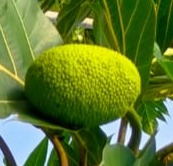
#> input picture 3dataset/01.JPG, 173 x 166 px
$ python -i quality_metrics.py   (imports and definitions only)   (older library calls are emulated)
#> lines starting #> are read from the running program, lines starting #| are printed output that depends on the picture
"""
Image Quality Metrics
Calculates various quality metrics for image assessment.
"""
import cv2
import numpy as np
from typing import Dict, Tuple, Optional
from PIL import Image
import logging

logger = logging.getLogger(__name__)


def calculate_image_quality(image: np.ndarray) -> Dict[str, float]:
    """Calculate all quality metrics for an image."""
    metrics = {}

    # Convert to grayscale if needed
    if len(image.shape) == 3:
        gray = cv2.cvtColor(image, cv2.COLOR_RGB2GRAY)
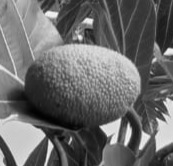
#> gray: shape (166, 173); min 1, max 247, mean 105.8
    else:
        gray = image

    # Blur score (Laplacian variance)
    metrics["blur_score"] = calculate_blur_score(gray)

    # Sharpness (Tenengrad)
    metrics["sharpness_score"] = calculate_sharpness(gray)

    # Brightness (mean luminance)
    metrics["brightness_score"] = calculate_brightness(image)

    # Contrast (RMS contrast)
    metrics["contrast_score"] = calculate_contrast(gray)

    # Entropy
    metrics["entropy"] = calculate_entropy(gray)

    # Noise estimation
    metrics["noise_estimation"] = estimate_noise(gray)

    # Resolution
    metrics["resolution"] = (image.shape[1], image.shape[0])

    # Aspect ratio
    metrics["aspect_ratio"] = image.shape[1] / image.shape[0] if image.shape[0] > 0 else 0

    return metrics


def calculate_blur_score(image: np.ndarray) -> float:
    """Calculate blur score using Laplacian variance."""
    laplacian = cv2.Laplacian(image, cv2.CV_64F)
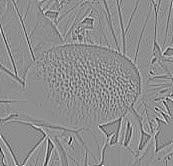
#> laplacian: shape (166, 173) float64; min -207, max 164, mean 0; drawn with min black and max white
    return laplacian.var()


def calculate_sharpness(image: np.ndarray) -> float:
    """Calculate sharpness using Tenengrad (Sobel gradient magnitude)."""
    sobel_x = cv2.Sobel(image, cv2.CV_64F, 1, 0, ksize=3)
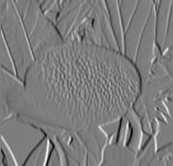
#> sobel_x: shape (166, 173) float64; min -704, max 728, mean -1.7; drawn with min black and max white
    sobel_y = cv2.Sobel(image, cv2.CV_64F, 0, 1, ksize=3)
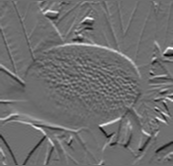
#> sobel_y: shape (166, 173) float64; min -495, max 644, mean -0.4; drawn with min black and max white
    gradient_magnitude = np.sqrt(sobel_x**2 + sobel_y**2)
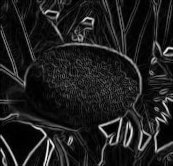
#> gradient_magnitude: shape (166, 173) float64; min 0, max 736.3, mean 89.3; drawn with min black and max white
    return np.mean(gradient_magnitude)


def calculate_brightness(image: np.ndarray) -> float:
    """Calculate average brightness (luminance)."""
    if len(image.shape) == 3:
        # Convert to luminance (Y channel)
        y = 0.299 * image[:,:,0] + 0.587 * image[:,:,1] + 0.114 * image[:,:,2]
        return np.mean(y)
    return np.mean(image)


def calculate_contrast(image: np.ndarray) -> float:
    """Calculate RMS contrast."""
    return np.std(image)


def calculate_entropy(image: np.ndarray, bins: int = 256) -> float:
    """Calculate Shannon entropy of image."""
#> called with bins = 256
    hist, _ = np.histogram(image.flatten(), bins=bins, range=(0, 256))
#> hist = 256 values, max 392 at index 57, min 0 at index 0, mean 112.2
    hist = hist / hist.sum()
#> hist = 256 values, max 0.0136 at index 57, min 0 at index 0, mean 0.00391
    # Remove zeros to avoid log(0)
    hist = hist[hist > 0]
#> hist = 246 values, max 0.0136 at index 56, min 3.48e-05 at index 0, mean 0.00407
    return -np.sum(hist * np.log2(hist))


def estimate_noise(image: np.ndarray) -> float:
    """Estimate noise using Laplacian-based method."""
    # Use median absolute deviation of Laplacian
    laplacian = cv2.Laplacian(image, cv2.CV_64F)
    return 1.4826 * np.median(np.abs(laplacian - np.median(laplacian)))


# [69 lines left out: functions calculate_compression_quality, evaluate_quality, get_quality_category, not called in this run]

>>> import cv2
>>> picture = cv2.cvtColor(cv2.imread('../../../../3dataset/01.JPG'), cv2.COLOR_BGR2RGB)
>>> result = calculate_image_quality(picture)
#> result = {'blur_score': 749.1, 'sharpness_score': 89.33, 'brightness_score': 105.8, 'contrast_score': 58.83, 'entropy': 7.64, 'noise_estimation': 16.31, 'resolution': (173, 166), 'aspect_ratio': 1.04}

$ run again, on 3dataset/02.JPG
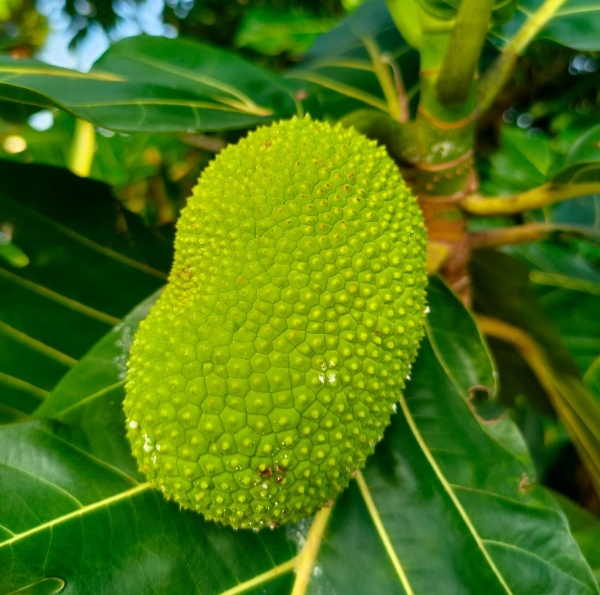
#> input picture 3dataset/02.JPG, 1200 x 1190 px (shown at 1/2 size)
#> in calculate_sharpness, `sobel_y = cv2.Sobel(image, cv2.CV_64F, 0, 1, ksize=3)`:
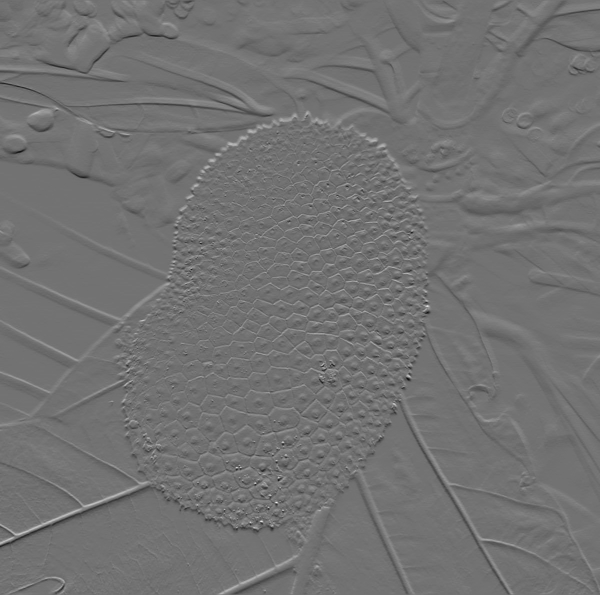
#> sobel_y: shape (1190, 1200) float64 (shown at 1/2 size); min -361, max 444, mean 0; drawn with min black and max white
#> in calculate_sharpness, `gradient_magnitude = np.sqrt(sobel_x**2 + sobel_y**2)`:
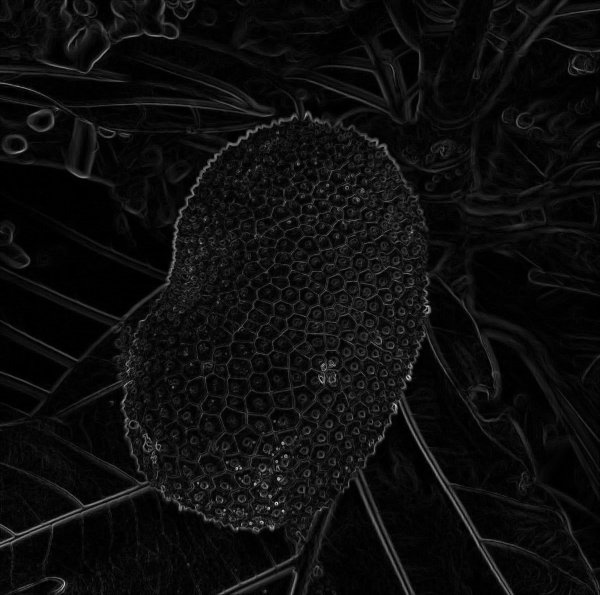
#> gradient_magnitude: shape (1190, 1200) float64 (shown at 1/2 size); min 0, max 514.1, mean 27.9; drawn with min black and max white
#> in calculate_entropy, `hist, _ = np.histogram(image.flatten(), bins=bins, range=(0, 256))`: hist = 256 values, max 11872 at index 100, min 0 at index 0, mean 5578.1
#> in calculate_entropy, `hist = hist / hist.sum()`: hist = 256 values, max 0.00831 at index 100, min 0 at index 0, mean 0.00391
#> in calculate_entropy, `hist = hist[hist > 0]`: hist = 251 values, max 0.00831 at index 99, min 7e-07 at index 248, mean 0.00398
#> result = {'blur_score': 34.48, 'sharpness_score': 27.9, 'brightness_score': 94.39, 'contrast_score': 48.26, 'entropy': 7.53, 'noise_estimation': 2.97, 'resolution': (1200, 1190), 'aspect_ratio': 1.01}

$ run again, on 3dataset/03.JPG
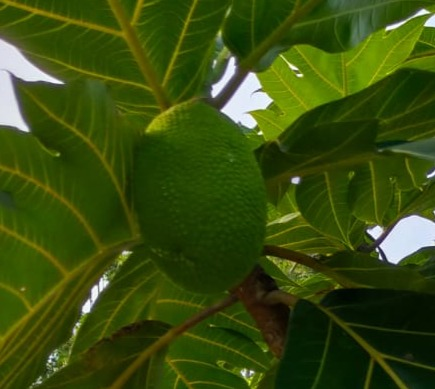
#> input picture 3dataset/03.JPG, 435 x 389 px
#> in calculate_sharpness, `sobel_y = cv2.Sobel(image, cv2.CV_64F, 0, 1, ksize=3)`:
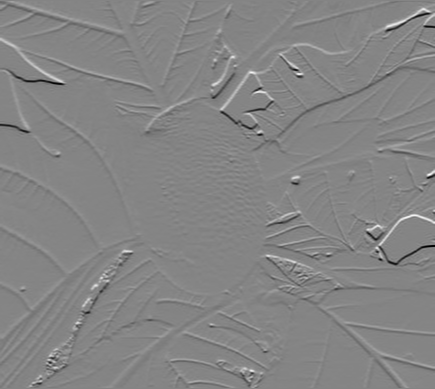
#> sobel_y: shape (389, 435) float64; min -700, max 644, mean -0.4; drawn with min black and max white
#> in calculate_sharpness, `gradient_magnitude = np.sqrt(sobel_x**2 + sobel_y**2)`:
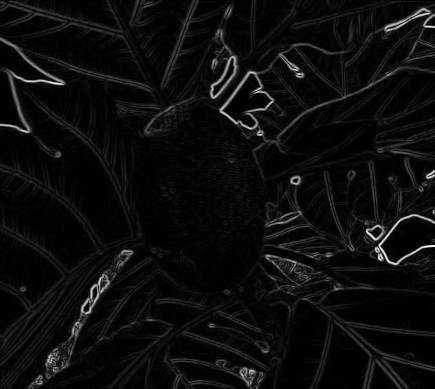
#> gradient_magnitude: shape (389, 435) float64; min 0, max 728, mean 38; drawn with min black and max white
#> in calculate_entropy, `hist, _ = np.histogram(image.flatten(), bins=bins, range=(0, 256))`: hist = 256 values, max 4318 at index 55, min 0 at index 0, mean 661
#> in calculate_entropy, `hist = hist / hist.sum()`: hist = 256 values, max 0.0255 at index 55, min 0 at index 0, mean 0.00391
#> in calculate_entropy, `hist = hist[hist > 0]`: hist = 252 values, max 0.0255 at index 51, min 5.91e-06 at index 250, mean 0.00397
#> result = {'blur_score': 171.9, 'sharpness_score': 37.97, 'brightness_score': 63.83, 'contrast_score': 40.14, 'entropy': 6.71, 'noise_estimation': 4.45, 'resolution': (435, 389), 'aspect_ratio': 1.12}

$ run again, on 3dataset/04.jpeg
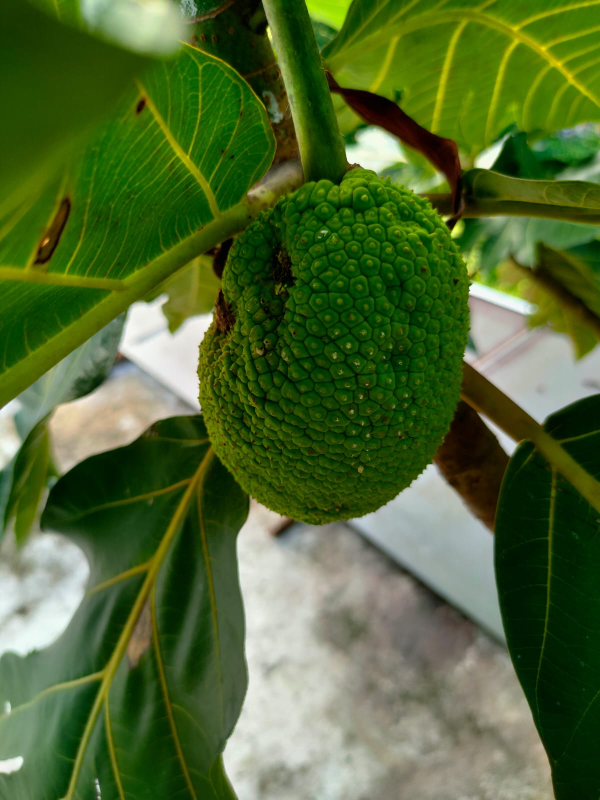
#> input picture 3dataset/04.jpeg, 1200 x 1599 px (shown at 1/2 size)
#> in calculate_sharpness, `sobel_x = cv2.Sobel(image, cv2.CV_64F, 1, 0, ksize=3)`:
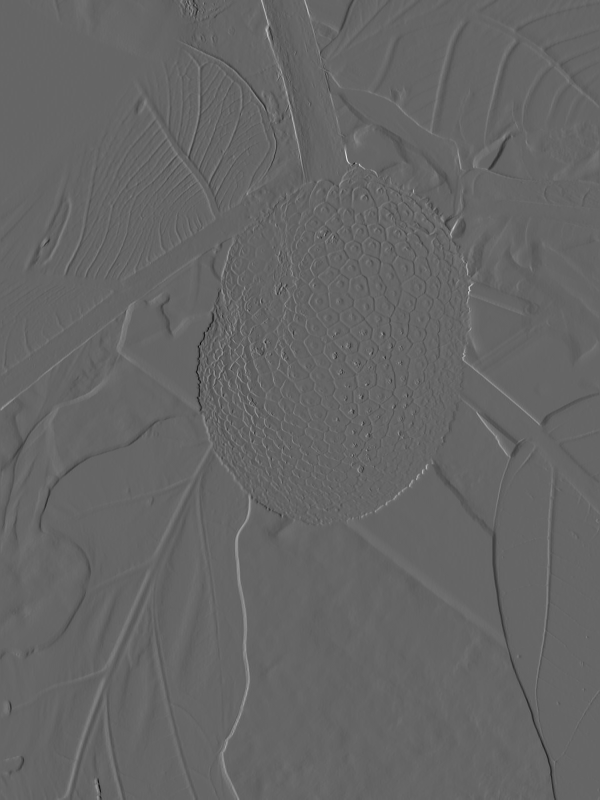
#> sobel_x: shape (1599, 1200) float64 (shown at 1/2 size); min -501, max 758, mean -0.3; drawn with min black and max white
#> in calculate_sharpness, `gradient_magnitude = np.sqrt(sobel_x**2 + sobel_y**2)`:
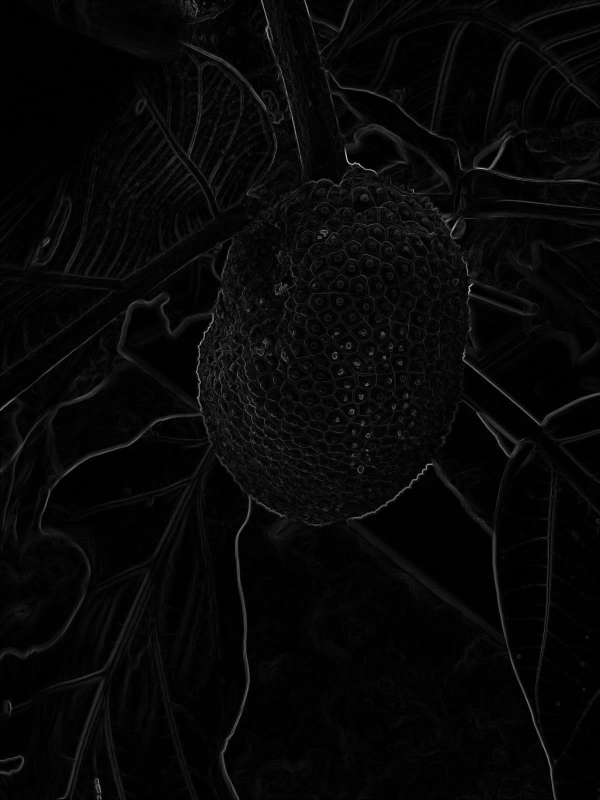
#> gradient_magnitude: shape (1599, 1200) float64 (shown at 1/2 size); min 0, max 765.7, mean 22.7; drawn with min black and max white
#> in calculate_entropy, `hist, _ = np.histogram(image.flatten(), bins=bins, range=(0, 256))`: hist = 256 values, max 21527 at index 55, min 0 at index 255, mean 7495.3
#> in calculate_entropy, `hist = hist / hist.sum()`: hist = 256 values, max 0.0112 at index 55, min 0 at index 255, mean 0.00391
#> in calculate_entropy, `hist = hist[hist > 0]`: hist = 255 values, max 0.0112 at index 55, min 2.08e-06 at index 254, mean 0.00392
#> result = {'blur_score': 30.9, 'sharpness_score': 22.68, 'brightness_score': 90.67, 'contrast_score': 58.9, 'entropy': 7.64, 'noise_estimation': 2.97, 'resolution': (1200, 1599), 'aspect_ratio': 0.75}
